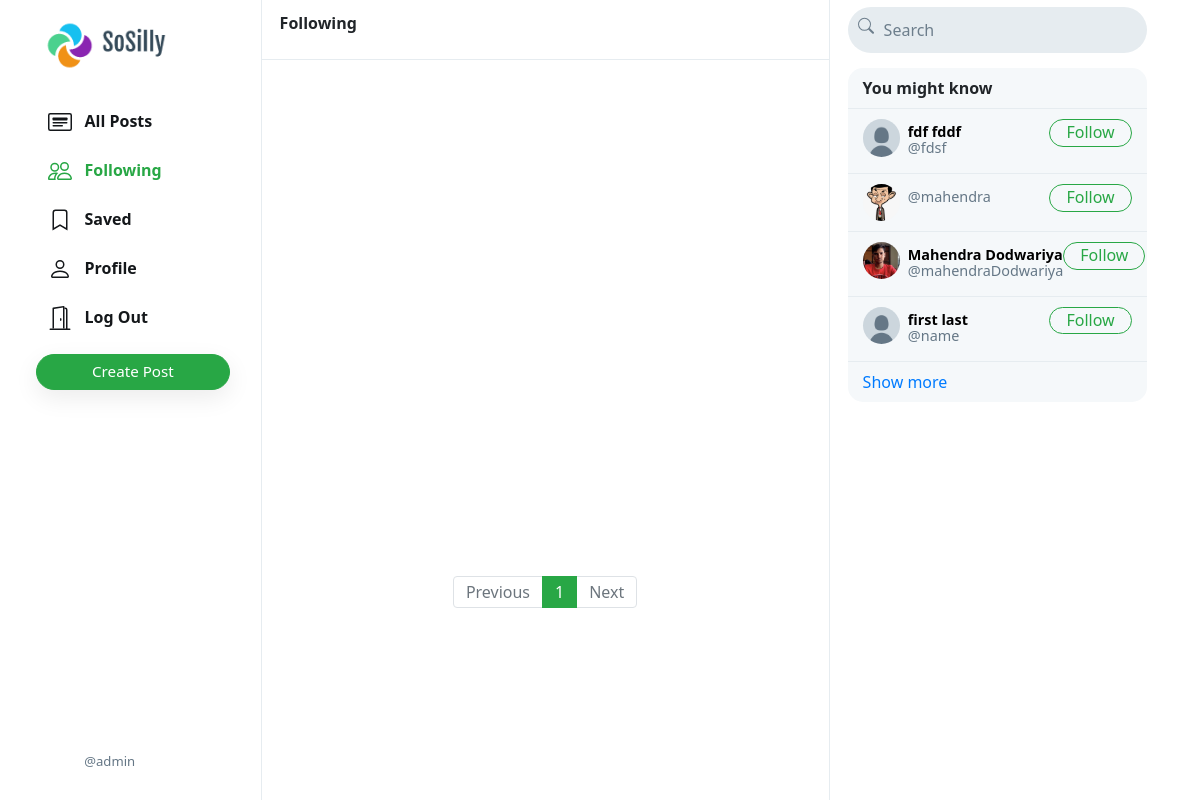
Screenshot of /n/following (signed in) with the database file from the repository.
### network/models.py (models this page shows, shortened)
class User(AbstractUser):
    profile_pic = models.ImageField(upload_to='profile_pic/')
    bio = models.TextField(max_length=160, blank=True, null=True)
    cover = models.ImageField(upload_to='covers/', blank=True)

### network/views.py (the view)
# urls.py: path("n/following", views.following, name='following'),
def following(request):
    if request.user.is_authenticated:
        following_user = Follower.objects.filter(followers=request.user).values('user')
        all_posts = Post.objects.filter(creater__in=following_user).order_by('-date_created')
        paginator = Paginator(all_posts, 10)
        page_number = request.GET.get('page')
        if page_number == None:
            page_number = 1
        posts = paginator.get_page(page_number)
        followings = Follower.objects.filter(followers=request.user).values_list('user', flat=True)
        suggestions = User.objects.exclude(pk__in=followings).exclude(username=request.user.username).order_by("?")[:6]
        return render(request, "network/index.html", {
            "posts": posts,
            "suggestions": suggestions,
            "page": "following"
        })
    else:
        return HttpResponseRedirect(reverse('login'))

### network/templates/network/index.html (shortened to what this page needs)
{% extends "network/layout.html" %}
{% load static %}
{% block body %}
    <div class="main-div">
        <div class="left-div">
            <nav class="head heading">
                {% if page == 'all_posts' %}
                    All Posts
                {% elif page == 'following' %}
                    Following
                {% elif page == 'saved' %}
                    Saved
                {% elif page == 'profile' %}
                    Profile
                {% else %}
                    Explore
                {% endif %}
            </nav>
            <div class="left-div-content">
                <div class="posts-view">
                    <div class="main-div-content">
                        <nav aria-label="Page navigation example" class="pagination-bar">
                            <ul class="pagination justify-content-center">
                                {% if posts.has_previous %}
                                    <li class="page-item">
                                        <a class="page-link" href="?page={{ posts.previous_page_number | default:1}}" tabindex="-1" aria-disabled="true">Previous</a>
                                    </li>
                                {% else %}
                                    <li class="page-item disabled">
                                        <a class="page-link" href="" tabindex="-1" aria-disabled="true">Previous</a>
                                    </li>
                                {% endif %}
                                {% for each in posts.paginator.page_range %}
                                    {% if each == posts.number %}
                                        <li class="page-item active"><a class="page-link" href="?page={{each}}">{{each}}</a></li>
                                    {% else %}
                                        <li class="page-item"><a class="page-link" href="?page={{each}}">{{each}}</a></li>
                                    {% endif %}
                                {% endfor %}
                                {% if posts.has_next %}
                                    <li class="page-item">
                                        <a class="page-link" href="?page={{ posts.next_page_number }}">Next</a>
                                    </li>
                                {% else %}
                                    <li class="page-item disabled">
                                        <a class="page-link" href="">Next</a>
                                    </li>
                                {% endif %}
                            </ul>
                          </nav>
                    </div>
                </div>
            </div>
        </div>
    </div>
{% endblock %}

### network/templates/network/layout.html (shortened to what this page needs)
{% load static %}
<!DOCTYPE html>
<html lang="en">
    <head>
        <link rel="stylesheet" href="https://stackpath.bootstrapcdn.com/bootstrap/4.4.1/css/bootstrap.min.css">
        <link href="{% static 'network/styles.css' %}" rel="stylesheet">
    </head>
    <body>
        <div class="body" data-page="{{page}}">
            <div class="sidenav">
                <a href="{% url 'index' %}" class="navbar-brand">
                    <img src="{% static 'network/Images/sosilly_logo.png' %}" height="51px">
                </a>
                <div style="height: 100%;">
                    <div>
                        <div>
                            <ul>
                                <li class="nav-item" id="all_posts">
                                <a href="{% url 'index' %}" class="nav-link">
                                    <div>
                                        &nbsp;&nbsp;All Posts
                                    </div>
                                </a>
                                </li>
                                {% if user.is_authenticated %}
                                    <li class="nav-item" id="following">
                                        <a href="{% url 'following' %}" class="nav-link">
                                            <div>
                                                &nbsp;&nbsp;Following
                                            </div>
                                        </a>
                                    </li>
                                    <li class="nav-item" id="saved">
                                        <a href="{% url 'saved' %}" class="nav-link">
                                            <div>
                                                <svg width="1.5em" height="1.5em" viewBox="0 0 16 16" class="bi bi-bookmark" fill="currentColor" xmlns="http://www.w3.org/2000/svg">
                                                    <path fill-rule="evenodd" d="M8 12l5 3V3a2 2 0 0 0-2-2H5a2 2 0 0 0-2 2v12l5-3zm-4 1.234l4-2.4 4 2.4V3a1 1 0 0 0-1-1H5a1 1 0 0 0-1 1v10.234z"/>
                                                  </svg>
                                                &nbsp;&nbsp;Saved
                                            </div>
                                        </a>
                                    </li>
                                    <li class="nav-item" id="profile">
                                        <a href="{% url 'profile' user.username %}" class="nav-link">
                                            <div>
                                                &nbsp;&nbsp;Profile
                                            </div>
                                        </a>
                                    </li>
                                    <li class="nav-item" id="logout">
                                        <a href="{% url 'logout' %}" class="nav-link">
                                            <div>
                                                &nbsp;&nbsp;Log Out
                                            </div>
                                        </a>
                                    </li>
                                {% endif %}
                            </ul>
                        </div>
                        {% if user.is_authenticated %}
                            <button id="popup-btn" class="btn btn-success new-post-btn" onclick="createpost()">Create Post</button>
                        {% endif %}
                    </div>
                    <div style="position: absolute; bottom: 10px;">
                        {% if user.is_authenticated %}
                            <li class="nav-item sidenav-user">
                                <a href="{% url 'profile' user.username %}" class="nav-link">
                                    <div class="user_account">
                                        <div class="small-profilepic" style="float: left; background-image: url(/media/{{user.profile_pic}})"></div>
                                        <div style="height: 2.7vw; margin: auto;">
                                            <div class="grey" style="margin-top: 4px;">@{{ user.username }}</div>
                                        </div>
                                    </div>
                                </a>
                            </li>
                        {% endif %}
                    </div>
                </div>
            </div>
            {% block body %}
            {% endblock %}
            <div class="right-div">
                <nav class="head">
                    <form action="{% url 'search' %}" method="post" id="search-form">
                        <div class="search-div">
                            <div>
                            </div>
                            <input type="text" name="query" id="search-box" placeholder="Search">
                        </div>
                    </form>
                </nav>
                <div class='right-div-content'>
                    <div class="space" style="background-color: white;"></div>
                    {% if user.is_authenticated %}
                        <div class="suggestion-box">
                            <div class="suggestion-header">
                                You might know
                            </div>
                            {% for suggestion in suggestions %}
                                <div class="suggestion-user">
                                    <div>
                                        <a href="{% url 'profile' suggestion.username %}">
                                            <div class="small-profilepic" style="background-image: url(/media/{{suggestion.profile_pic}})"></div>
                                        </a>
                                    </div>
                                    <div class="user-details">
                                        <a href="{% url 'profile' suggestion.username %}">
                                            <div id="user-name">
                                                <strong>
                                                    {{suggestion.first_name}} {{suggestion.last_name}}
                                                </strong>
                                            </div>
                                            <div class="grey">@{{suggestion.username}}</div>
                                        </a>
                                    </div>
                                    <div>
                                        <button class="btn btn-outline-success" type="button" onclick="follow_user(this,'{{suggestion.username}}','suggestion')">Follow</button>
                                    </div>
                                </div>
                            {% empty %}
                                    <div style="text-align: center; border-bottom: .5px solid #e6ecf0; padding: 10px 15px;">
                                        <span class="grey" style="font-size: .9em;">No suggestions available.</span>
                                    </div>
                            {% endfor %}
                            <div class="suggestion-footer">
                                <a href="#">Show more</a>
                            </div>
                        </div>
                    {% endif %}
                </div>
            </div>
        </div>
    </body>
</html>

### network/static/network/styles.css (style rules this page uses)
.body { display: flex; min-height: 100%; font-family: system-ui, sans-serif; }
.btn { border-radius: 20px; padding: 0.32rem 1rem 0.375rem 1rem; }
.btn, .btn:focus, .btn:active { box-shadow: none !important; -webkit-box-shadow: none !important; }
.grey { color: #657786; }
svg { vertical-align: text-top; }
.sidenav { height: 100%; width: 21.8%; position: fixed; top: 0; left: 0; padding: 15px; list-style: none; border-right: .5px solid #e6ecf0; z-index: 100; padding-left: 3%; background-color: white; }
.sidenav ul { list-style: none; padding-left: 0px; margin-top: 3vh; }
.sidenav li { margin-top: 7px; }
.sidenav .nav-link { color: #14171a; line-height: .7em; font-weight: 700; padding: 0px; }
.sidenav .nav-link > div { padding: 10px 20px 8px 12px; border-radius: 25px; line-height: 0.9em; width: max-content; }
.new-post-btn { padding-left: 55px !important; padding-right: 55px !important; font-size: .95em; font-weight: 530; box-shadow: rgba(0, 0, 0, 0.08) 0px 8px 24px !important; }
.user_account { display: flex; font-size: .82rem; font-weight: normal; padding-top: 3px !important; padding-bottom: 3px !important; padding-left: 3px !important; }
.user_account .small-profilepic { transform: scale(.82); margin-left: auto; margin-top: auto; }
.active a { color: #28a745 !important; }
.main-div { position: relative; width: 47.25%; min-height: 100vh; left: 21.8%; }
.left-div { position: relative; }
.head { height: 7.5vh; }
.heading { position: fixed; width: 47.255%; top: 0px; padding: 18px; border-bottom: .5px solid #e6ecf0; line-height: .7em; font-weight: 800; background-color: #fff; z-index: 1000; }
.left-div-content { margin-top: 7.5vh; }
.small-profilepic { width: 3.1vw; height: 3.1vw; border-radius: 9999px; overflow: hidden; margin-right: 8px; background-size: cover; background-repeat: no-repeat; background-position: center; box-sizing: content-box; }
.space { height: 8px; background-color: #e6ecf0; }
.pagination-bar { margin-top: 35px; margin-bottom: 35px; }
.pagination-bar .page-link { line-height: .9em; }
.page-item.active .page-link { color: white !important; background-color: #28a745; border-color: #28a745; }
.page-link { color: #28a745; }
.right-div { width: 28%; height: 100vh; position: fixed; right: 2.95%; border-left: .5px solid #e6ecf0; background-color: white; }
.right-div .head { padding: .9vh 1.5vw; }
.right-div .search-div { margin-left: auto; margin-right: auto; display: flex; border-radius: 25px; background-color: #e6ecf0; padding-left: 10px; padding-right: 10px; vertical-align: middle; }
#search-box { height: 5.7vh; border: none; background: none; outline: none; width: 100%; margin-left: 8px; }
#search-box::placeholder { color: #6d7e8c; }
.right-div-content { height: 92.5vh; overflow: auto; padding-left: 1.5vw; padding-right: 1.5vw; }
.suggestion-box, .guest-box { border-radius: 15px; overflow: hidden; background-color: #f5f8fa; }
.suggestion-header { padding: 13px 15px; line-height: .9em; font-weight: 800; border-bottom: .5px solid #e6ecf0; }
.suggestion-user { display: flex; padding: 10px 15px; font-size: .9em; border-bottom: .5px solid #e6ecf0; }
.suggestion-user a { color: black; text-decoration: none; }
.user-details { flex: 1; line-height: 1.1em; padding: 5px 0px 7px 0px; }
.suggestion-user .btn { padding: 0em 1em .09em 1em; }
.suggestion-footer { padding: 13px 15px; line-height: .9em; }
.suggestion-footer a { text-decoration: none; }

### rows the page displays
User: username "admin"
User: profile_pic (placeholder picture), first_name "fdf", last_name "fddf", username "fdsf"
User: profile_pic (picture), username "mahendra"
User: profile_pic (picture), first_name "Mahendra", last_name "Dodwariya", username "mahendraDodwariya"
User: profile_pic (placeholder picture), first_name "first", last_name "last", username "name"

### other values shown
{{ each }} "1"
